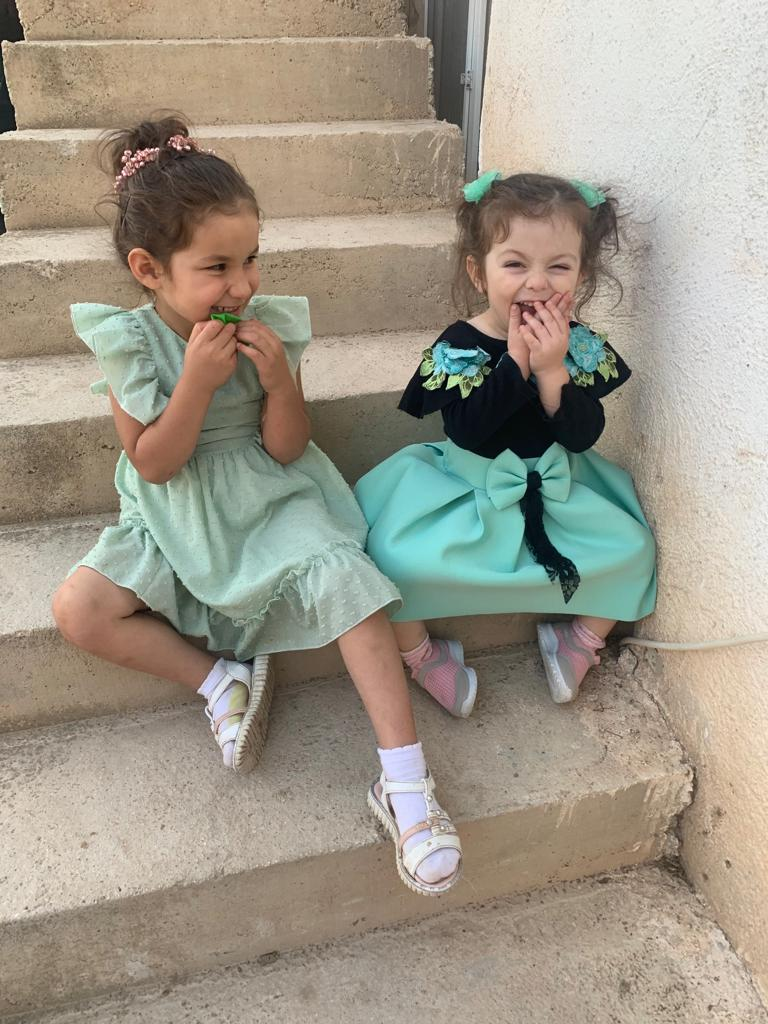
#> input picture Src/Kizlarim.jpg, 768 x 1024 px, found by its file name
$ python histogram.py
#> lines starting #> are read from the running program, lines starting #| are printed output that depends on the picture
import cv2
import numpy as np
from matplotlib import pyplot as plt

img=cv2.imread("C:\\OpenCV\\OpenCv_Uygulamar_1\\Src\\Kizlarim.jpg")
#> img is the input picture: shape (1024, 768, 3); mean B, G, R 137.2, 151.7, 158.8
#img=np.zeros((500,500),np.uint8)+50#tuval oluşturuldu
b,g,r=cv2.split(img)
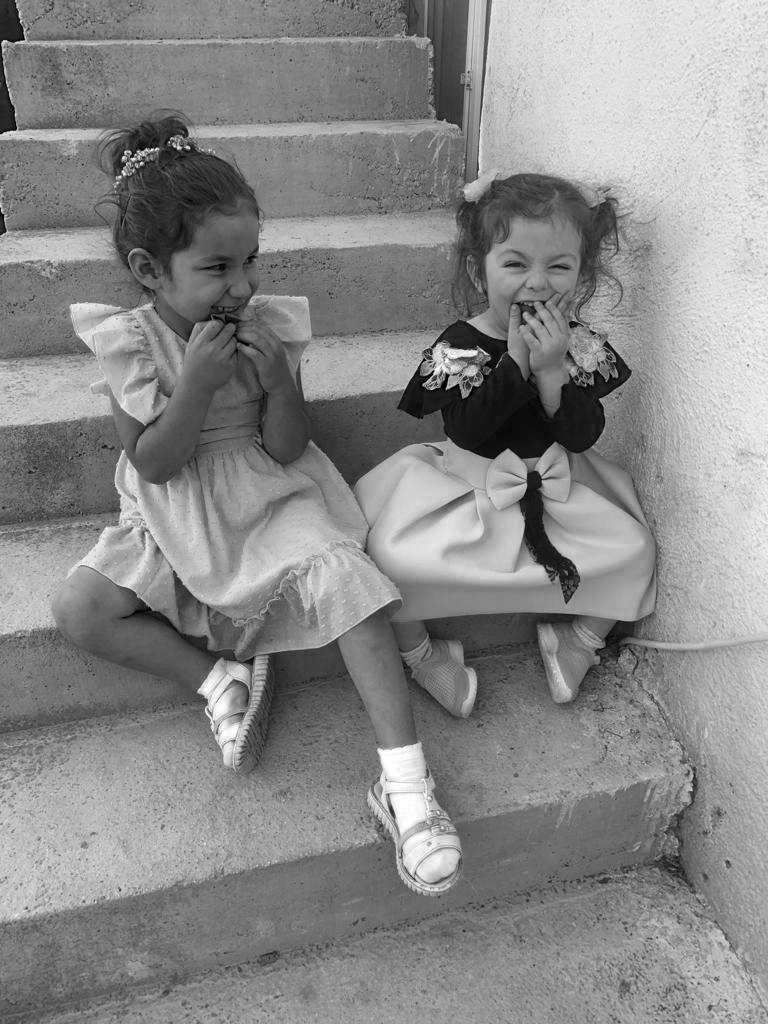
#> b: shape (1024, 768); min 0, max 255, mean 137.2
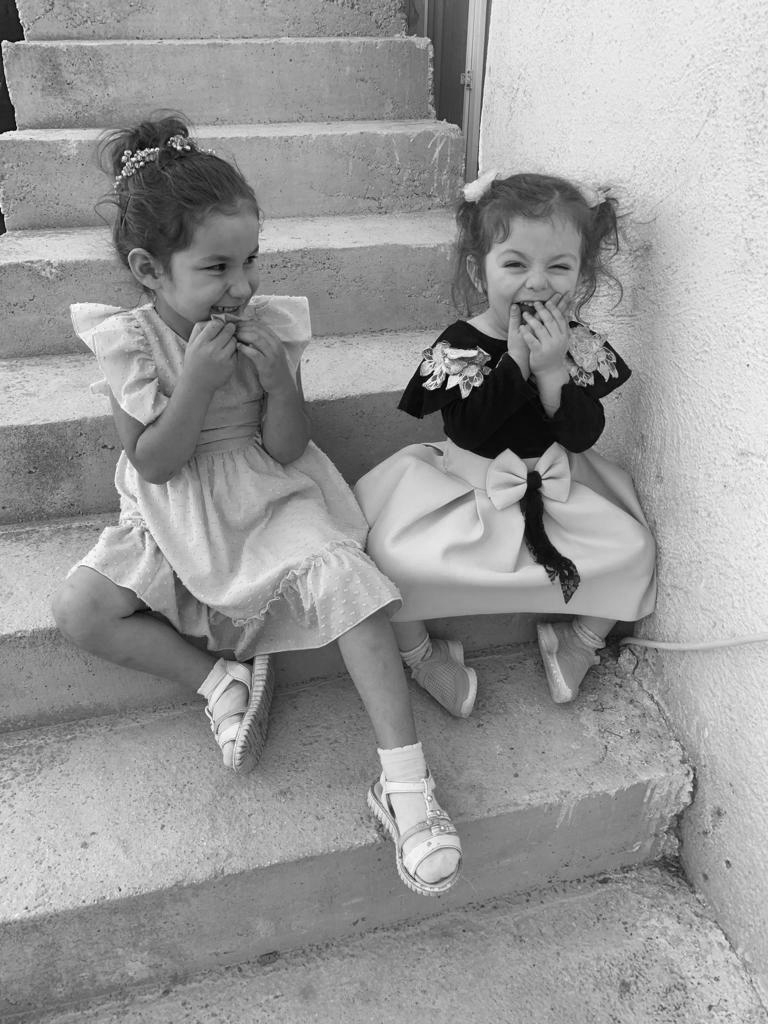
#> g: shape (1024, 768); min 0, max 255, mean 151.7
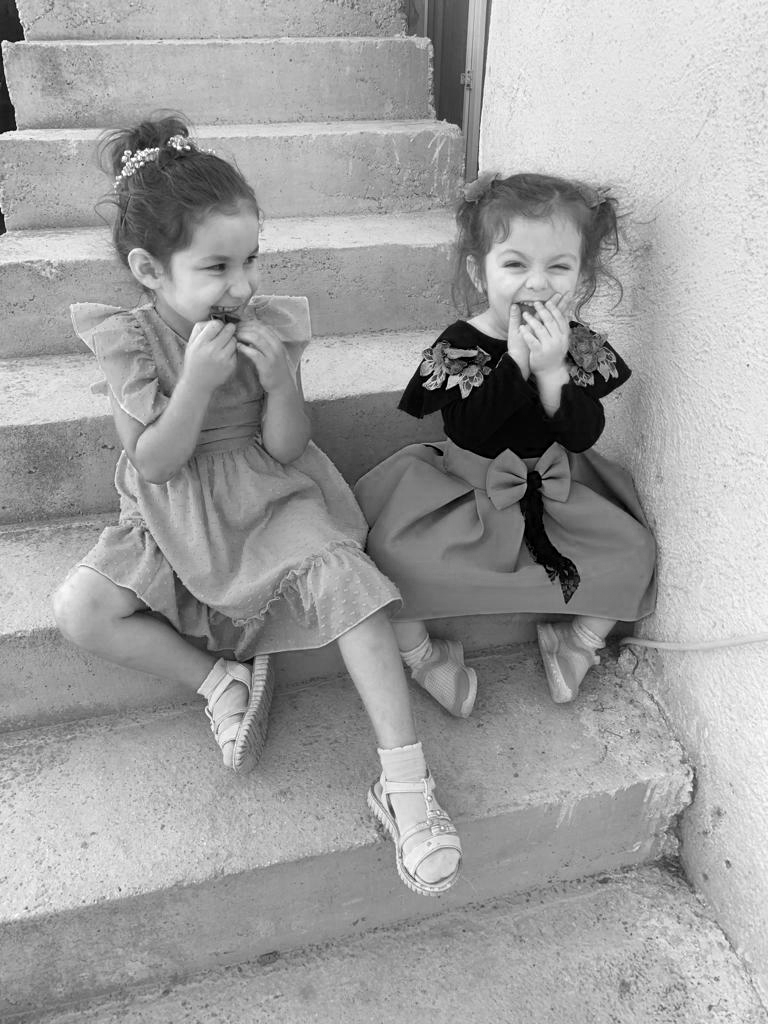
#> r: shape (1024, 768); min 0, max 255, mean 158.8
plt.hist(b.ravel(),256,[0,256])#ravel()çok boyutlu dizi tek boyutlu dizi haline getirildi.
plt.hist(g.ravel(),256,[0,256])
plt.hist(r.ravel(),256,[0,256])

"""
cv2.rectangle(img,(0,60),(200,150),(255,255,255),-1)#içi dolu dökdörtgen elde edildi
cv2.rectangle(img,(250,170),(350,200),(255,255,255),-1)

"""
cv2.imshow("img",img)
#plt.hist(img.ravel(),256,[0,256])
plt.show()
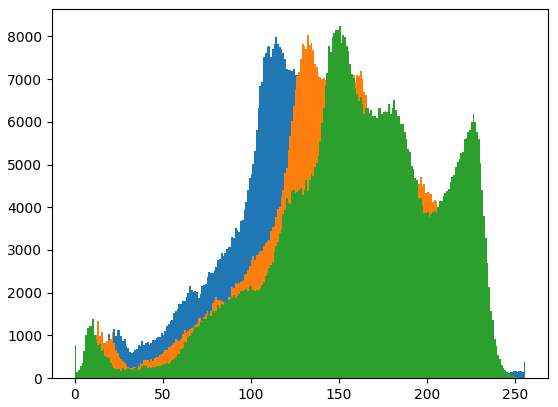
#> figure drawn by matplotlib, 1 panel; tallest bar 7993 high, from x = 114 to 115; tallest bar 8027 high, from x = 132 to 133; tallest bar 8236 high, from x = 150 to 151

cv2.waitKey(0)
cv2.destroyAllWindows()

$ run again, with Src/Guzum.jpg copied over Src/Kizlarim.jpg
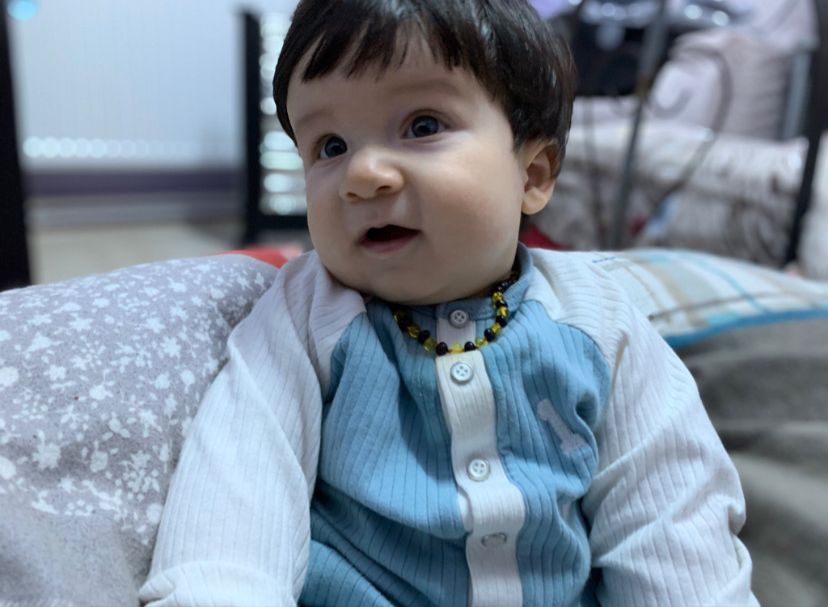
#> input picture Src/Guzum.jpg, 828 x 607 px, found by its file name
#> img is the input picture: shape (607, 828, 3); mean B, G, R 153.2, 138.1, 124.2
#> `b,g,r=cv2.split(img)`:
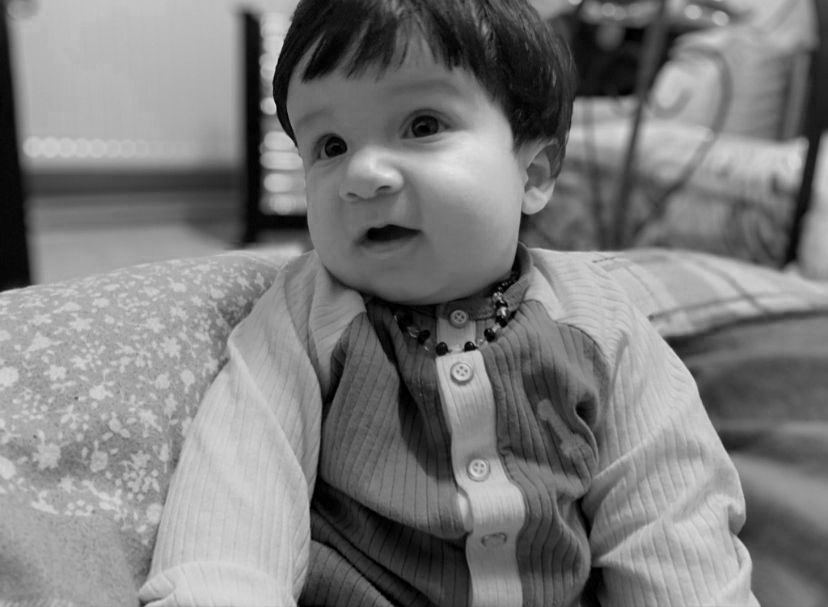
#> r: shape (607, 828); min 0, max 231, mean 124.2
#> `plt.show()`:
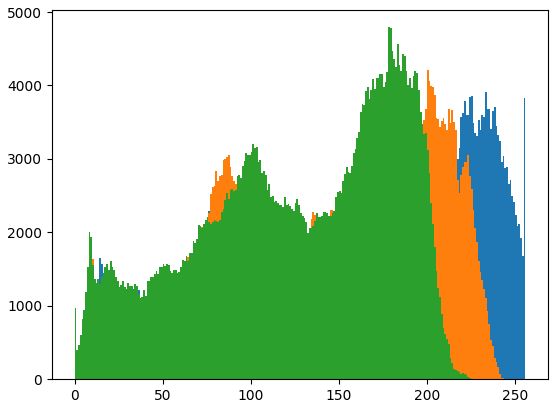
#> figure drawn by matplotlib, 1 panel; tallest bar 3911 high, from x = 233 to 234; tallest bar 4205 high, from x = 200 to 201; tallest bar 4794 high, from x = 178 to 179

$ run again, with Src/bilateral.jpg copied over Src/Kizlarim.jpg
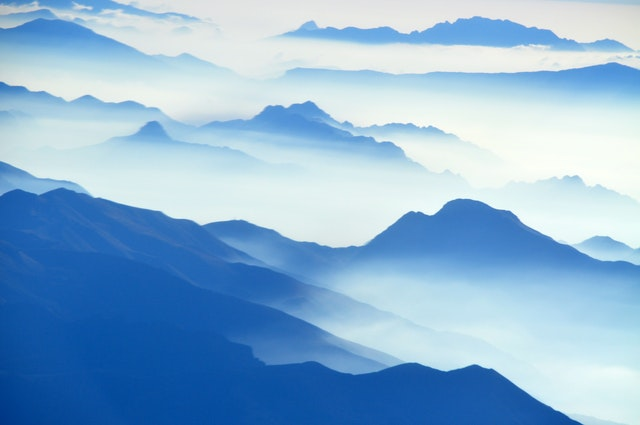
#> input picture Src/bilateral.jpg, 640 x 425 px, found by its file name
#> img is the input picture: shape (425, 640, 3); mean B, G, R 212.4, 179.2, 140
#> `b,g,r=cv2.split(img)`:
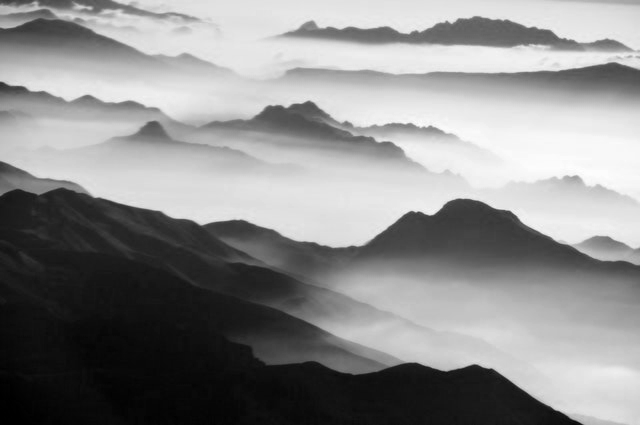
#> r: shape (425, 640); min 0, max 254, mean 140
#> `plt.show()`:
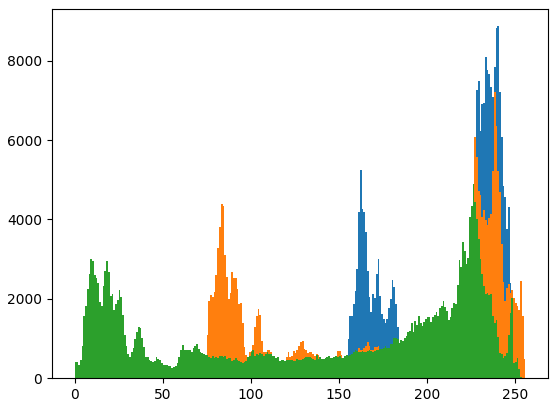
#> figure drawn by matplotlib, 1 panel; tallest bar 8871 high, from x = 240 to 241; tallest bar 7208 high, from x = 238 to 239; tallest bar 4896 high, from x = 226 to 227
